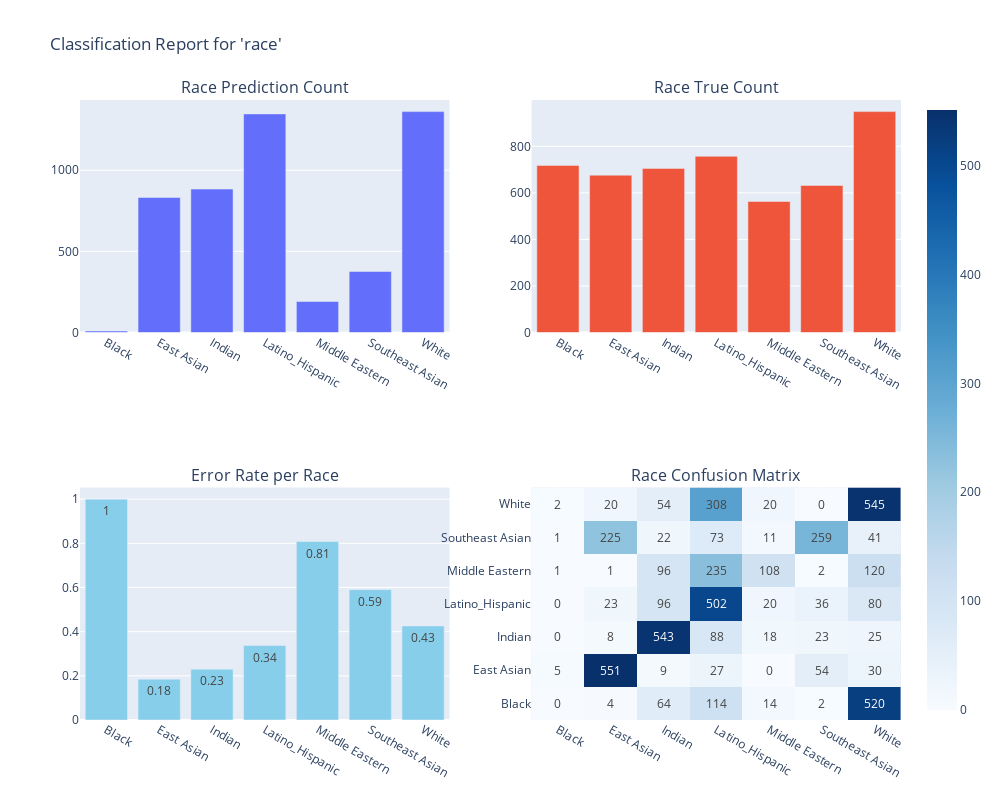

This figure's notebook cell:
### Code cell
df_r_sans_contexte_caucasian = import_data('./scv_1/r_sans_contexte_caucasian.csv')
run_stats(df_r_sans_contexte_caucasian, 'race')

### Figure 1 — Plotly figure (JSON) as saved in the notebook; plotly's stock layout.template omitted (floating-point values rounded to 4 significant figures)
{"data": [{"name": "Predicted", "type": "bar", "x": ["Black", "East Asian", "Indian", "Latino_Hispanic", "Middle Eastern", "Southeast Asian", "White"], "xaxis": "x", "y": [9, 832, 884, 1347, 191, 376, 1361], "yaxis": "y"}, {"name": "True", "type": "bar", "x": ["Black", "East Asian", "Indian", "Latino_Hispanic", "Middle Eastern", "Southeast Asian", "White"], "xaxis": "x2", "y": [718, 676, 705, 757, 563, 632, 949], "yaxis": "y2"}, {"marker": {"color": "skyblue"}, "name": "Error Rate", "text": [1.0, 0.18, 0.23, 0.34, 0.81, 0.59, 0.43], "textposition": "auto", "type": "bar", "x": ["Black", "East Asian", "Indian", "Latino_Hispanic", "Middle Eastern", "Southeast Asian", "White"], "xaxis": "x3", "y": [1.0, 0.1849, 0.2298, 0.3369, 0.8082, 0.5902, 0.4257], "yaxis": "y3"}, {"colorscale": [[0, "rgb(247,251,255)"], [0.125, "rgb(222,235,247)"], [0.25, "rgb(198,219,239)"], [0.375, "rgb(158,202,225)"], [0.5, "rgb(107,174,214)"], [0.625, "rgb(66,146,198)"], [0.75, "rgb(33,113,181)"], [0.875, "rgb(8,81,156)"], [1, "rgb(8,48,107)"]], "hoverinfo": "z", "text": [["0", "4", "64", "114", "14", "2", "520"], ["5", "551", "9", "27", "0", "54", "30"], ["0", "8", "543", "88", "18", "23", "25"], ["0", "23", "96", "502", "20", "36", "80"], ["1", "1", "96", "235", "108", "2", "120"], ["1", "225", "22", "73", "11", "259", "41"], ["2", "20", "54", "308", "20", "0", "545"]], "texttemplate": "%{text}", "type": "heatmap", "x": ["Black", "East Asian", "Indian", "Latino_Hispanic", "Middle Eastern", "Southeast Asian", "White"], "xaxis": "x4", "y": ["Black", "East Asian", "Indian", "Latino_Hispanic", "Middle Eastern", "Southeast Asian", "White"], "yaxis": "y4", "z": [[0, 4, 64, 114, 14, 2, 520], [5, 551, 9, 27, 0, 54, 30], [0, 8, 543, 88, 18, 23, 25], [0, 23, 96, 502, 20, 36, 80], [1, 1, 96, 235, 108, 2, 120], [1, 225, 22, 73, 11, 259, 41], [2, 20, 54, 308, 20, 0, 545]]}], "layout": {"annotations": [{"font": {"size": 16}, "showarrow": false, "text": "Race Prediction Count", "x": 0.225, "xanchor": "center", "xref": "paper", "y": 1, "yanchor": "bottom", "yref": "paper"}, {"font": {"size": 16}, "showarrow": false, "text": "Race True Count", "x": 0.775, "xanchor": "center", "xref": "paper", "y": 1, "yanchor": "bottom", "yref": "paper"}, {"font": {"size": 16}, "showarrow": false, "text": "Error Rate per Race", "x": 0.225, "xanchor": "center", "xref": "paper", "y": 0.375, "yanchor": "bottom", "yref": "paper"}, {"font": {"size": 16}, "showarrow": false, "text": "Race Confusion Matrix", "x": 0.775, "xanchor": "center", "xref": "paper", "y": 0.375, "yanchor": "bottom", "yref": "paper"}], "height": 800, "showlegend": false, "title": {"text": "Classification Report for 'race'"}, "width": 1000, "xaxis": {"anchor": "y", "domain": [0, 0.45]}, "xaxis2": {"anchor": "y2", "domain": [0.55, 1]}, "xaxis3": {"anchor": "y3", "domain": [0, 0.45]}, "xaxis4": {"anchor": "y4", "domain": [0.55, 1]}, "yaxis": {"anchor": "x", "domain": [0.625, 1]}, "yaxis2": {"anchor": "x2", "domain": [0.625, 1]}, "yaxis3": {"anchor": "x3", "domain": [0, 0.375]}, "yaxis4": {"anchor": "x4", "domain": [0, 0.375]}}}
